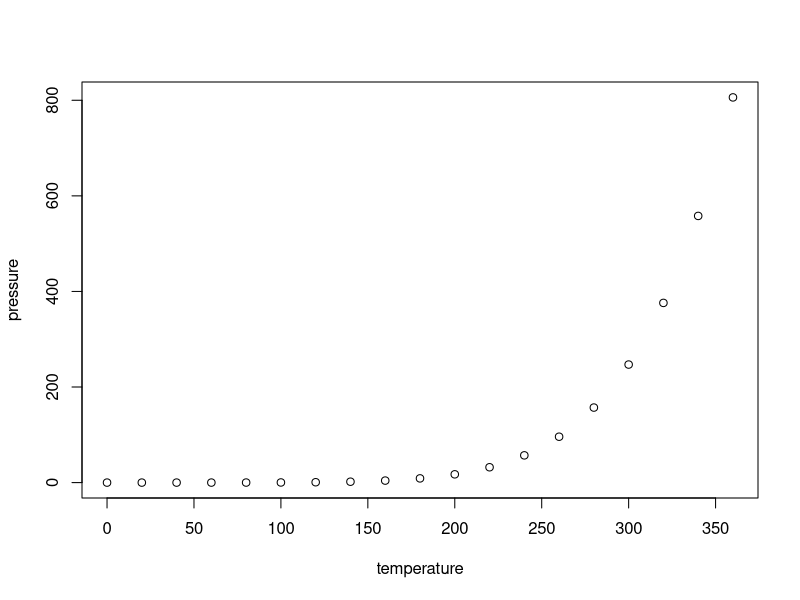
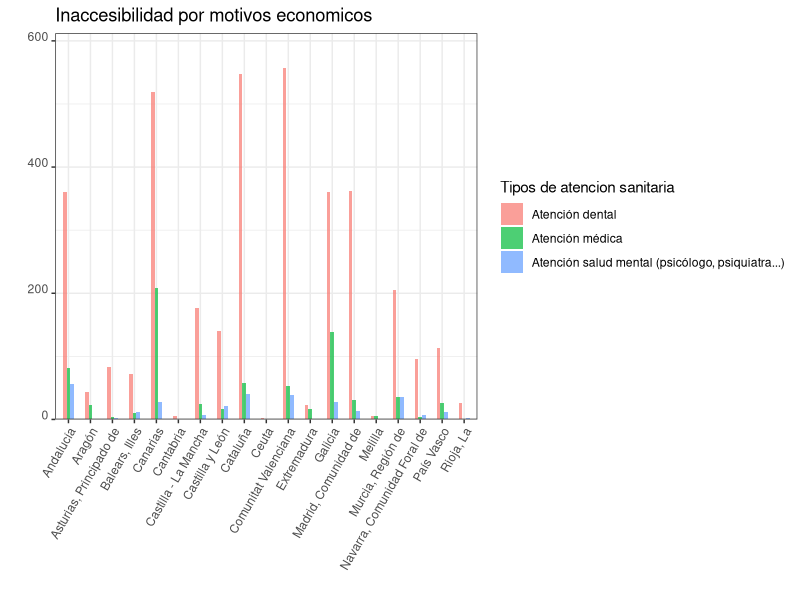
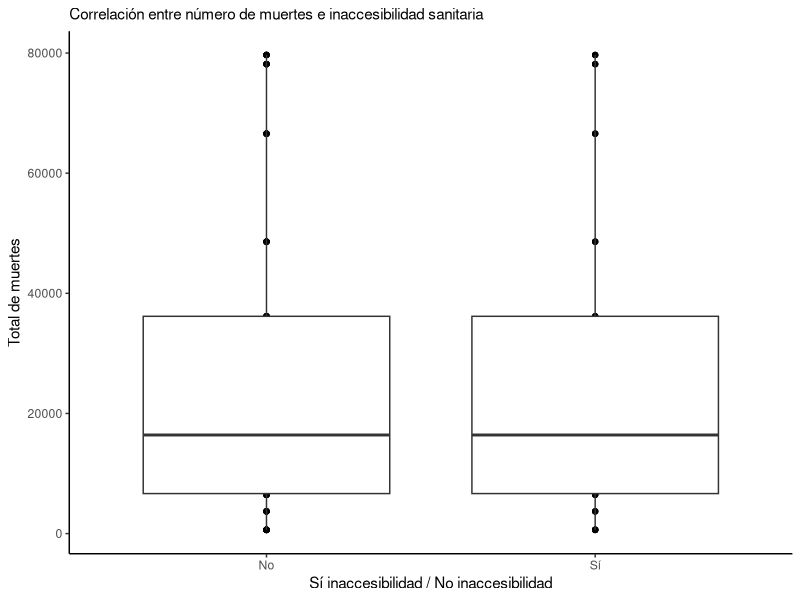
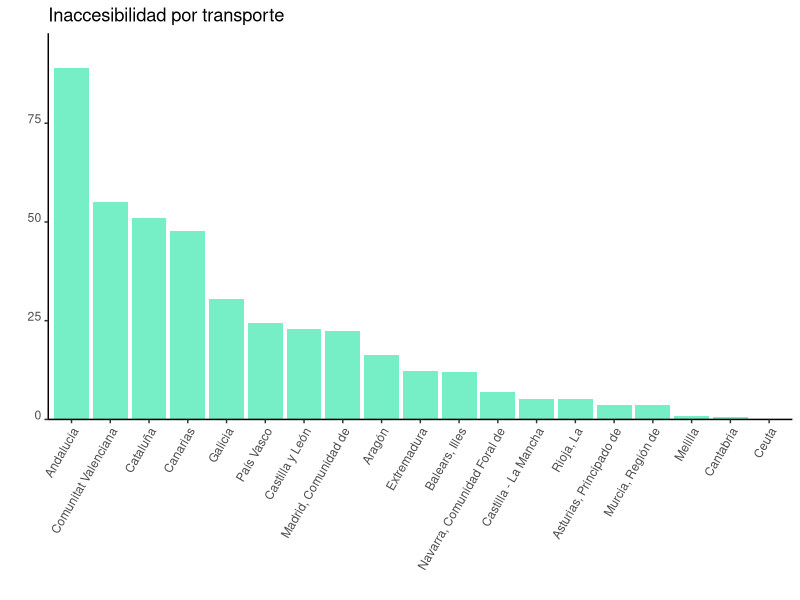
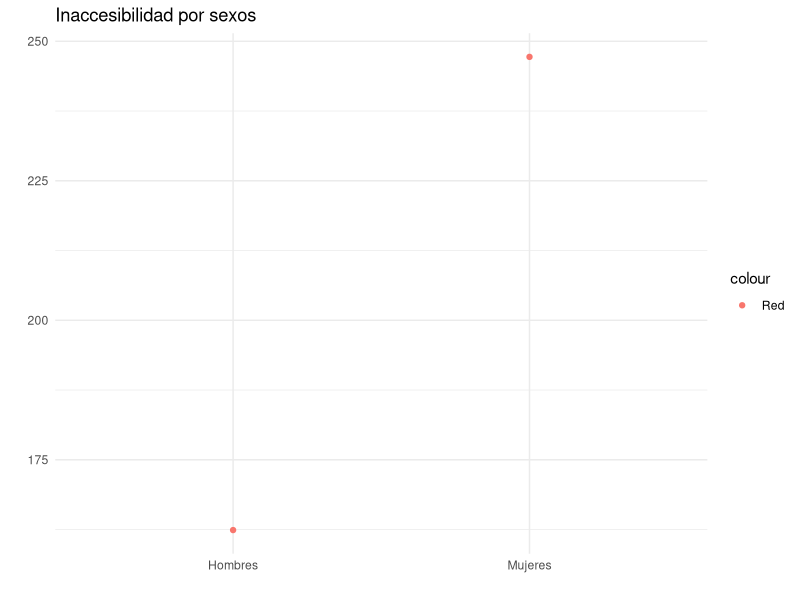

Write R code to recreate these figures, in order.
## ---- chunk 1
knitr::opts_chunk$set(echo = TRUE)
## ---- chunk 2
summary(cars)
## ---- chunk 3
plot(pressure)
## ---- chunk 4
   library(readr)
   Inaccesibilidad_por_motivos_economicos <-
   read_csv2("DATOS/Inaccesibilidad por motivos economicos.csv")
## ---- chunk 5
str(Inaccesibilidad_por_motivos_economicos)
## ---- chunk 6
spec(Inaccesibilidad_por_motivos_economicos)
## ---- chunk 7
summary(Inaccesibilidad_por_motivos_economicos)
## ---- chunk 8
library(tidyverse)
## ---- chunk 9
Inaccesibilidad_m_economicos <-  
  Inaccesibilidad_por_motivos_economicos %>% 
  select(`Comunidad autónoma`, `Sí o no`, Total,`Sexo`,`Tipos atención sanitaria`)

Inaccesibilidad_m_economicos

Datos_filtrados_economicos<-
Inaccesibilidad_m_economicos %>%
  filter(`Comunidad autónoma`!="Total Nacional" & `Sí o no` != "TOTAL" & `Sí o no` != "No" & `Sí o no` != "No necesitó asistencia" & `Sí o no` != "No consta",`Sexo` != "Hombres"&`Sexo` !="Mujeres"& `Tipos atención sanitaria`!="Medicamento recetado")%>%
group_by(`Comunidad autónoma`,`Sexo`,`Tipos atención sanitaria`,`Total`)
  
str(Datos_filtrados_economicos)

## ---- chunk 10
Resultado1 <-
Datos_filtrados_economicos %>% 
  drop_na() %>%
  ggplot(data =.,
       mapping = aes(x =`Comunidad autónoma`, y = Total, fill=factor(`Tipos atención sanitaria`))) +
  geom_bar(stat='identity',position='dodge',width = 0.5, alpha= 0.7)+
  theme_bw()+
  theme(axis.text.x = element_text(angle = 60, vjust = 1, hjust=1))+
  theme(axis.text.y = element_text(angle = 0, vjust = 0, hjust=1))+
  labs(title= "Inaccesibilidad por motivos economicos", x= " ", y= " ",fill="Tipos de atencion sanitaria")+
  scale_y_continuous(expand = expansion(mult = c(0, .1)))
  
Resultado1
## ---- chunk 11
library(tidyverse)
## ---- chunk 12
library(readxl)
Muerte_inaccesibilidad <- read_excel("DATOS/Muerte_inaccesibilidad.xlsx")
## ---- chunk 13
summary(Muerte_inaccesibilidad)
str(Muerte_inaccesibilidad)
## ---- chunk 14
Muerte_inaccesibilidad %>%
  select(`Comunidad autónoma de residencia del fallecido`, Total_muertes = Total)
## ---- chunk 15
library(readxl)
inaccesibilidad_comunidades <- read_excel("DATOS/inaccesibilidad_comunidades.xlsx")
## ---- chunk 16
summary(inaccesibilidad_comunidades)
str(inaccesibilidad_comunidades)
## ---- chunk 17
inaccesibilidad_comunidades %>%
  select(`Comunidad autónoma`, `Sí o no`, Total)
## ---- chunk 18
Correlacion_muerte_inaccesibilidad <-
Muerte_inaccesibilidad %>% 
  select(`Comunidad autónoma de residencia del fallecido`, Total) %>% 
  full_join(x = ., 
            y = inaccesibilidad_comunidades %>% 
              select(`Comunidad autónoma`, `Sí o no`, Total),
            by = c("Comunidad autónoma de residencia del fallecido" = "Comunidad autónoma"))
## ---- chunk 19
Correlacion_muerte_inaccesibilidad
table(Correlacion_muerte_inaccesibilidad$`Sí o no`)
## ---- chunk 20
Resultado_final <- Correlacion_muerte_inaccesibilidad %>% 
  mutate(`Sí o no` = factor(`Sí o no`, labels = c("No", "No", "Sí", "Total"))) %>% 
  filter(`Sí o no` != "Total")
  
## ---- chunk 21
Resultado_final %>% 
  drop_na() %>% 
  ggplot(data = ., mapping = aes(x = `Sí o no` , y = Total.x)) +
  geom_point(na.rm = TRUE) +
  geom_boxplot(na.rm = TRUE)+
  labs(x = "Sí inaccesibilidad / No inaccesibilidad", y = "Total de muertes", 
       subtitle = "Correlación entre número de muertes e inaccesibilidad sanitaria") +
  theme_classic()
## ---- chunk 22
library(readr)
Inaccesibilidad_y_dificultades_de_transporte <- read_csv2("DATOS/Inaccesibilidad y dificultades de transporte.csv")
## ---- chunk 23
str(Inaccesibilidad_y_dificultades_de_transporte)
## ---- chunk 24
spec(Inaccesibilidad_y_dificultades_de_transporte)
## ---- chunk 25
summary(Inaccesibilidad_y_dificultades_de_transporte)
## ---- chunk 26
library(tidyverse)
## ---- chunk 27
Inaccesibilidad_transporte <-  
  Inaccesibilidad_y_dificultades_de_transporte %>% 
  select(`Comunidad autónoma`, `Sí o no`, Total, `Sexo`)
  
Inaccesibilidad_transporte
## ---- chunk 28
Datos_filtrados<-
Inaccesibilidad_transporte %>%
  filter(`Comunidad autónoma`!="Total Nacional" & `Sí o no` != "TOTAL" & `Sí o no` != "No" & `Sí o no` != "No necesitó asistencia" & `Sí o no` != "No consta",`Sexo` != "Hombres"&`Sexo` !="Mujeres")%>%
group_by(`Comunidad autónoma`,`Sexo`)
  
str(Datos_filtrados)
## ---- chunk 29
library(forcats)
## ---- chunk 30
Resultado3 <-
Datos_filtrados %>%
  drop_na() %>%
  ggplot(data = .,
       mapping = aes(x=reorder(`Comunidad autónoma`,-Total), y= Total)) +
  geom_bar(stat='identity',fill = "aquamarine2")+
  theme_classic()+
  theme(axis.text.x = element_text(angle = 60, vjust = 1, hjust=1))+
  theme(axis.text.y = element_text(angle = 0, vjust = 0, hjust=1))+
  labs(title= "Inaccesibilidad por transporte", x= " ", y= " ")+
  scale_y_continuous(expand = expansion(mult = c(0, .1)))

Resultado3
## ---- chunk 31
Inaccesibilidad_sexos <-  
  Inaccesibilidad_y_dificultades_de_transporte %>% 
  select(`Sí o no`, Total, `Sexo`, `Comunidad autónoma`)
  
Inaccesibilidad_sexos
## ---- chunk 32
Datos_filtrados2<-
Inaccesibilidad_sexos %>%
  filter(`Comunidad autónoma`=="Total Nacional" & `Sí o no` != "TOTAL" & `Sí o no` != "No" & `Sí o no` != "No necesitó asistencia" & `Sí o no` != "No consta",`Sexo` != "Ambos sexos")%>%
group_by(`Comunidad autónoma`, `Sexo`)

str(Datos_filtrados2)
## ---- chunk 33
Resultado4 <-
Datos_filtrados2 %>%
  drop_na() %>%
  ggplot(data = .,aes(x=`Sexo`, y= Total, color= "Red")) +
  geom_point()+
  xlab(" ")+
  ylab(" ")+
  ggtitle("Inaccesibilidad por sexos")+
  theme_minimal()

Resultado4
